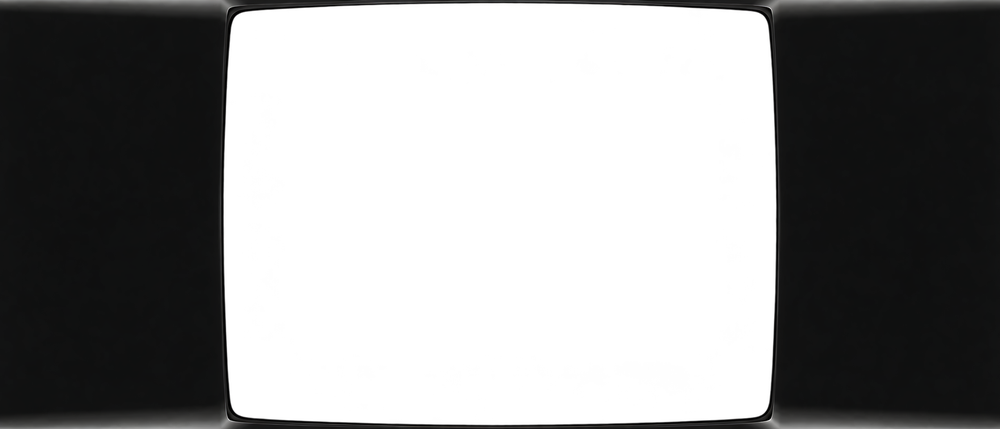
#> input picture app/src/main/assets/bezels/tv.png, 1000 x 429 px, shrunk from 2552 x 1096 before the run
$ python crt_sim.py ../app/src/main/assets/bezels/tv.png out.png 5 5
#> lines starting #> are read from the running program, lines starting #| are printed output that depends on the picture
# numpy copy of the AGSL CRT shader (crt-lottes, public domain, Timothy Lottes) for previews
import sys, numpy as np
from PIL import Image
src = np.asarray(Image.open(sys.argv[1]).convert('RGB'), dtype=np.float32) / 255.0
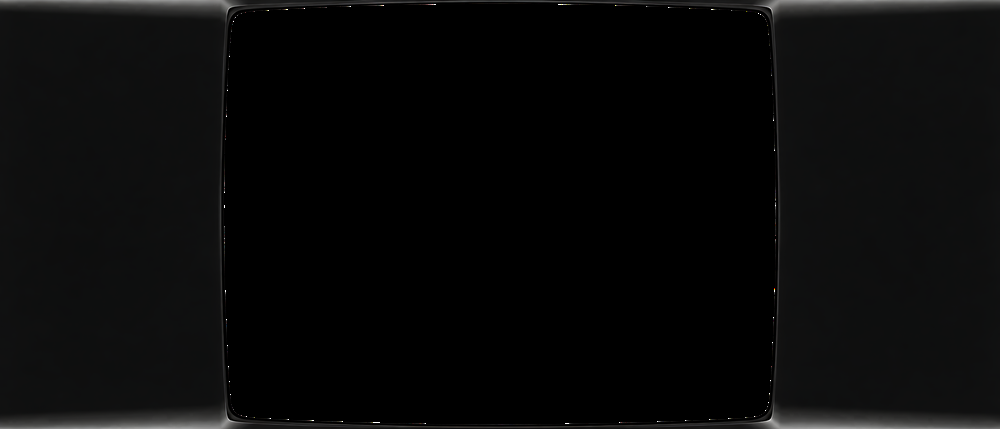
#> src: shape (429, 1000, 3) float32; mean R, G, B 0.0366, 0.0373, 0.0373
H, W = src.shape[:2]
#> H = 429; W = 1000
crop = 8
srcW, srcH = W - 2 * crop, H
#> srcW = 984; srcH = 429
dw, dh = int(sys.argv[3]), int(sys.argv[4])
P = dict(hardScan=-8.0, hardPix=-3.0, warpX=0.031, warpY=0.041, maskDark=0.5, maskLight=1.5, bright=1.25, corner=0.03)
for kv in sys.argv[5:]:
    k, v = kv.split('='); P[k] = float(v)
lin = np.power(np.clip(src * P['bright'], 0, 1), 2.2)
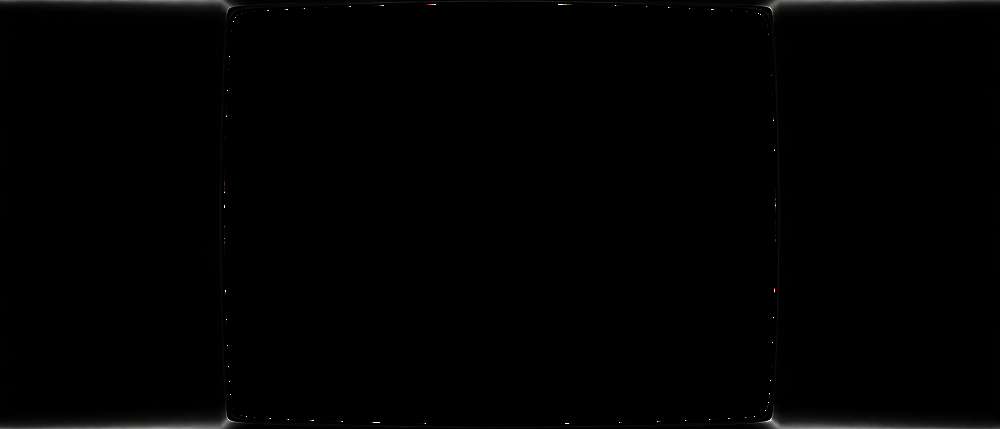
#> lin: shape (429, 1000, 3) float32; mean R, G, B 0.00643, 0.00646, 0.00635
yy, xx = np.mgrid[0:dh, 0:dw].astype(np.float32) + 0.5
u, v = xx / dw, yy / dh
# warp
px, py = u * 2 - 1, v * 2 - 1
px2 = px * (1 + py * py * P['warpX']); py2 = py * (1 + px * px * P['warpY'])
u, v = px2 * 0.5 + 0.5, py2 * 0.5 + 0.5
inside = (u > 0) & (u < 1) & (v > 0) & (v < 1)
sx, sy = u * srcW, v * srcH
dx = -((sx - np.floor(sx)) - 0.5); dy = -((sy - np.floor(sy)) - 0.5)
def fetch(ox, oy):
    x = np.clip(np.floor(sx + ox), 0, srcW - 1).astype(int) + crop
    y = np.clip(np.floor(sy + oy), 0, srcH - 1).astype(int)
    return lin[y, x]
g = lambda d, s: np.exp2(s * d * d)
def horz(oy, n):
#> called with oy = -1, n = 3
    acc = 0; wsum = 0
    for k in range(-(n // 2), n // 2 + 1):
        w = g(dx + k, P['hardPix'])[..., None]; acc = acc + fetch(k, oy) * w; wsum = wsum + w
    return acc / wsum
c = horz(-1, 3) * g(dy - 1, P['hardScan'])[..., None] + horz(0, 5) * g(dy, P['hardScan'])[..., None] + horz(1, 3) * g(dy + 1, P['hardScan'])[..., None]
# stretched VGA shadow mask (type 3) on screen pixels
mx = np.fmod((xx - 0.5) + (yy - 0.5) * 3.0, 6.0) / 6.0
mask = np.full(c.shape, P['maskDark'], np.float32)
mask[..., 0][mx < 1/3] = P['maskLight']; mask[..., 1][(mx >= 1/3) & (mx < 2/3)] = P['maskLight']; mask[..., 2][mx >= 2/3] = P['maskLight']
c = c * mask
# rounded tube corners
r = P['corner']; cu = np.minimum(u, 1 - u); cv = np.minimum(v, 1 - v)
cdist = np.sqrt(np.maximum(r - cu, 0) ** 2 + np.maximum(r - cv, 0) ** 2)
c = c * np.clip((r - cdist) / 0.004, 0, 1)[..., None] * inside[..., None]
out = np.power(np.clip(c, 0, 1), 1 / 2.2)
Image.fromarray((out * 255).astype(np.uint8)).save(sys.argv[2])
